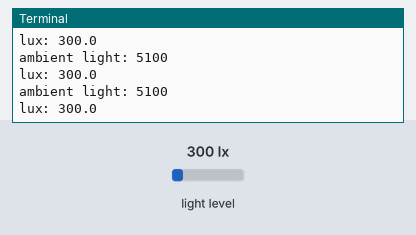
Simulated run of this program. Board: Raspberry Pi (BCM pin numbers). On the bench: the last lines printed to the terminal. Inputs (shaded band) come from the test bench; at power-on: light level 300 lx.

Above: at 1.2 s.
1.3 s: light level set to 40 lx
At 1.31 s:
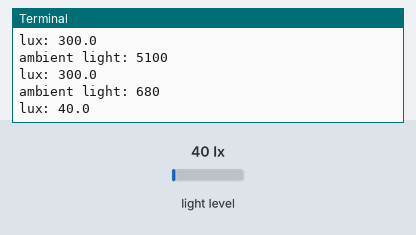
2.8 s: light level set to 500 lx
At 3.22 s:
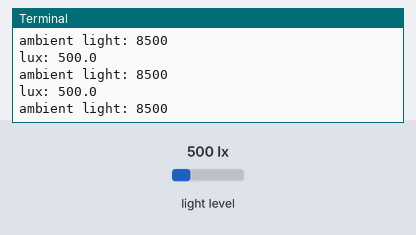
Timing chart, 0 to 5.8 s (numbered marks = the images above; inputs shaded):
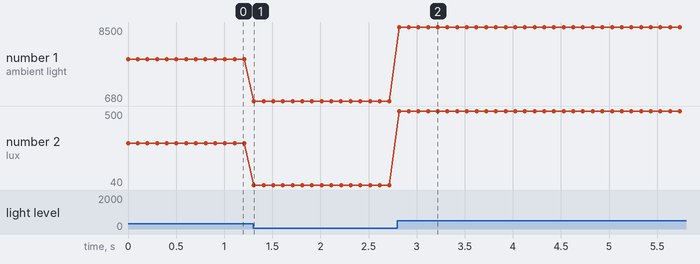

The program:

light.py
```python
import time
import board
import busio
import adafruit_veml7700


i2c = busio.I2C(board.SCL, board.SDA)
veml7700 = adafruit_veml7700.VEML7700(i2c)

while True:
	print("ambient light:", veml7700.light)
	print("lux:", veml7700.lux)
	time.sleep(0.1)
```

Measured:
- after the input at 1.3 s, the terminal: prints a new line at once (image 1)
- after the input at 2.8 s, the terminal: prints a new line at once (image 2)
- plotted number 1: 5100 → 680 after the input at 1.3 s, 680 → 8500 after the input at 2.8 s
- plotted number 2: 300 → 40 after the input at 1.3 s, 40 → 500 after the input at 2.8 s
